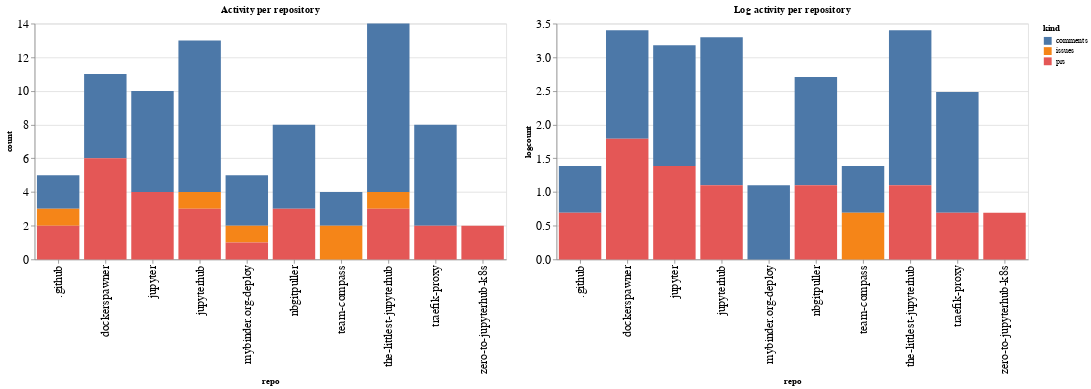

Notebook code cell kept with this figure:
### Code cell
ch1 = alt.Chart(repo_summaries, width=600, title="Activity per repository").mark_bar().encode(
    x='repo',
    y='count',
    color='kind',
    tooltip="kind"
)

ch2 = alt.Chart(repo_summaries, width=600, title="Log activity per repository").mark_bar().encode(
    x='repo',
    y='logcount',
    color='kind',
    tooltip="kind"
)

ch1 | ch2

### Figure 1 — Vega-Lite specification as saved in the notebook (floating-point values rounded to 4 significant figures)
{"config": {"axisLeft": {"labelFontSize": 15}, "axisBottom": {"labelFontSize": 15}}, "hconcat": [{"mark": "bar", "encoding": {"color": {"type": "nominal", "field": "kind"}, "tooltip": {"type": "nominal", "field": "kind"}, "x": {"type": "nominal", "field": "repo"}, "y": {"type": "quantitative", "field": "count"}}, "title": "Activity per repository", "width": 600}, {"mark": "bar", "encoding": {"color": {"type": "nominal", "field": "kind"}, "tooltip": {"type": "nominal", "field": "kind"}, "x": {"type": "nominal", "field": "repo"}, "y": {"type": "quantitative", "field": "logcount"}}, "title": "Log activity per repository", "width": 600}], "data": {"name": "data-c89abddf524535bbc7482c27a258cbc6"}, "$schema": "https://vega.github.io/schema/vega-lite/v4.8.1.json", "datasets": {"data-c89abddf524535bbc7482c27a258cbc6": [{"repo": ".github", "kind": "comments", "count": 2, "logcount": 0.6931}, {"repo": ".github", "kind": "issues", "count": 1, "logcount": 0.0}, {"repo": ".github", "kind": "prs", "count": 2, "logcount": 0.6931}, {"repo": "dockerspawner", "kind": "comments", "count": 5, "logcount": 1.609}, {"repo": "dockerspawner", "kind": "prs", "count": 6, "logcount": 1.792}, {"repo": "jupyter", "kind": "comments", "count": 6, "logcount": 1.792}, {"repo": "jupyter", "kind": "prs", "count": 4, "logcount": 1.386}, {"repo": "jupyterhub", "kind": "comments", "count": 9, "logcount": 2.197}, {"repo": "jupyterhub", "kind": "issues", "count": 1, "logcount": 0.0}, {"repo": "jupyterhub", "kind": "prs", "count": 3, "logcount": 1.099}, {"repo": "mybinder.org-deploy", "kind": "comments", "count": 3, "logcount": 1.099}, {"repo": "mybinder.org-deploy", "kind": "issues", "count": 1, "logcount": 0.0}, {"repo": "mybinder.org-deploy", "kind": "prs", "count": 1, "logcount": 0.0}, {"repo": "nbgitpuller", "kind": "comments", "count": 5, "logcount": 1.609}, {"repo": "nbgitpuller", "kind": "prs", "count": 3, "logcount": 1.099}, {"repo": "team-compass", "kind": "comments", "count": 2, "logcount": 0.6931}, {"repo": "team-compass", "kind": "issues", "count": 2, "logcount": 0.6931}, {"repo": "the-littlest-jupyterhub", "kind": "comments", "count": 10, "logcount": 2.303}, {"repo": "the-littlest-jupyterhub", "kind": "issues", "count": 1, "logcount": 0.0}, {"repo": "the-littlest-jupyterhub", "kind": "prs", "count": 3, "logcount": 1.099}, {"repo": "traefik-proxy", "kind": "comments", "count": 6, "logcount": 1.792}, {"repo": "traefik-proxy", "kind": "prs", "count": 2, "logcount": 0.6931}, {"repo": "zero-to-jupyterhub-k8s", "kind": "prs", "count": 2, "logcount": 0.6931}]}}
